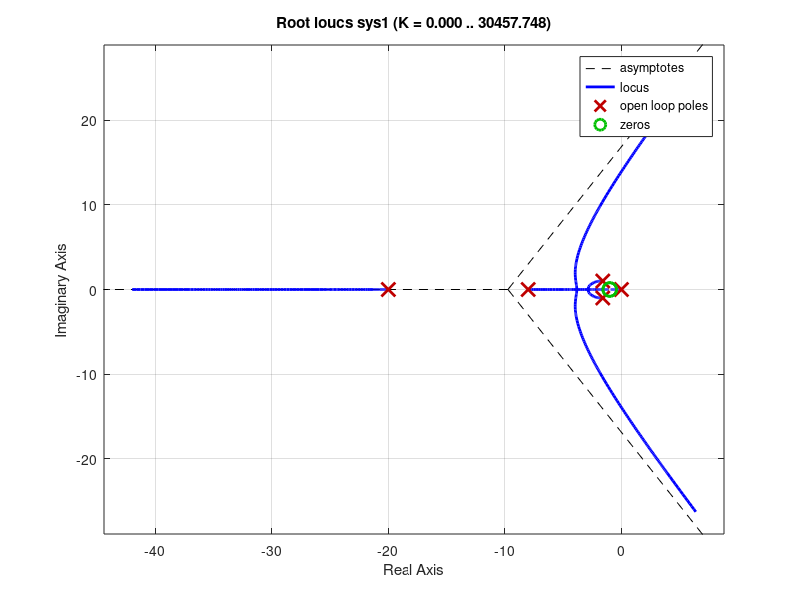

Here is the MATLAB script that generated this plot: (Note: this script raises an error after producing the figure.)

% Part-A

G=tf([1 2 1],[1 28 160]);
P=tf([1],[1 3.2 3.56 0]);

sys1=series(G,P);
rlocus(sys1)

% Part-B

T(1)= tf(2,[1 4]);
T(2)= tf([0.5 5],[1 2.5 5]);
T(3)= tf([2 1],[1 2 2 1]);

for i= 1:3
    t= 0:.1:20;
    u=(t.^2)/2;
    figure
    lsim(T(i),u,t);
    legend('Respons of Parabolic')
end 
